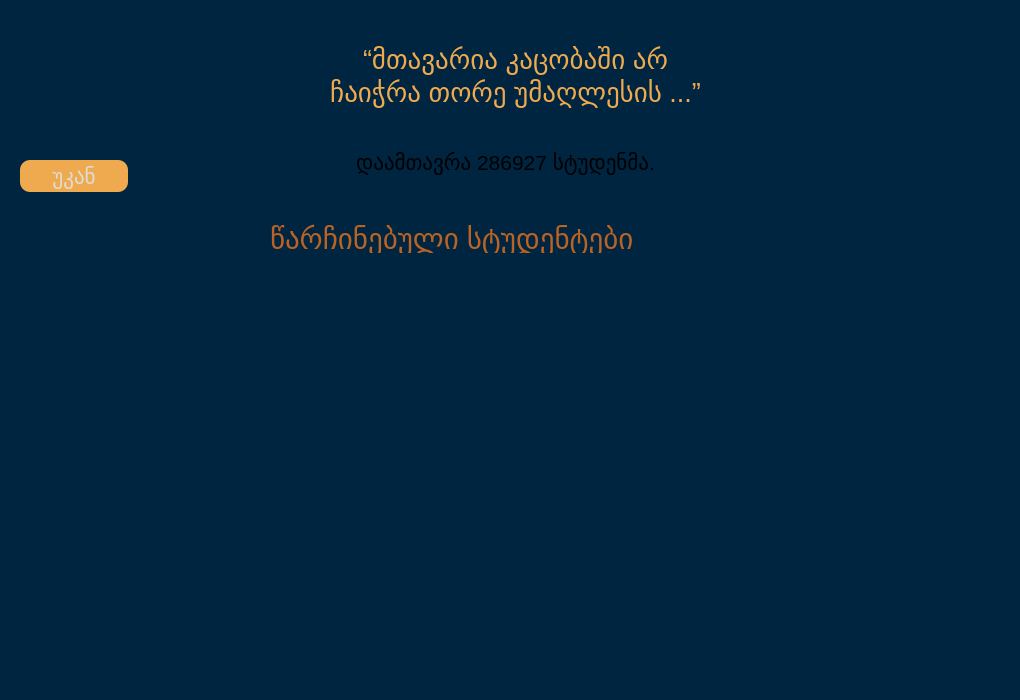
<?xml version="1.0" encoding="UTF-8"?>
<ui version="4.0">
 <class>graduate_window</class>
 <widget class="QDialog" name="graduate_window">
  <property name="geometry">
   <rect>
    <x>0</x>
    <y>0</y>
    <width>1020</width>
    <height>700</height>
   </rect>
  </property>
  <property name="maximumSize">
   <size>
    <width>1020</width>
    <height>700</height>
   </size>
  </property>
  <property name="windowTitle">
   <string>კურსდამთავრებულები</string>
  </property>
  <property name="windowIcon">
   <iconset>
    <normaloff>img/logo.png</normaloff>img/logo.png</iconset>
  </property>
  <property name="styleSheet">
   <string notr="true">background-color: rgb(0, 37, 64);</string>
  </property>
  <widget class="QLabel" name="label">
   <property name="geometry">
    <rect>
     <x>0</x>
     <y>0</y>
     <width>1020</width>
     <height>181</height>
    </rect>
   </property>
   <property name="text">
    <string>&lt;html&gt;&lt;head/&gt;&lt;body&gt;&lt;p&gt;&lt;img src=&quot;:/hah/graduated.png&quot;/&gt;&lt;/p&gt;&lt;/body&gt;&lt;/html&gt;</string>
   </property>
  </widget>
  <widget class="QLabel" name="label_2">
   <property name="geometry">
    <rect>
     <x>300</x>
     <y>30</y>
     <width>431</width>
     <height>91</height>
    </rect>
   </property>
   <property name="font">
    <font>
     <pointsize>20</pointsize>
    </font>
   </property>
   <property name="styleSheet">
    <string notr="true">color: rgb(239, 170, 79);
</string>
   </property>
   <property name="text">
    <string>“მთავარია კაცობაში არ
ჩაიჭრა თორე უმაღლესის ...”</string>
   </property>
   <property name="alignment">
    <set>Qt::AlignCenter</set>
   </property>
   <property name="indent">
    <number>0</number>
   </property>
  </widget>
  <widget class="QLabel" name="raodenoba_stud">
   <property name="geometry">
    <rect>
     <x>290</x>
     <y>147</y>
     <width>431</width>
     <height>31</height>
    </rect>
   </property>
   <property name="font">
    <font>
     <pointsize>16</pointsize>
    </font>
   </property>
   <property name="styleSheet">
    <string notr="true">background-color: none;
color: rgb(0, 0, 0);
</string>
   </property>
   <property name="text">
    <string>დაამთავრა 286927 სტუდენმა.</string>
   </property>
   <property name="alignment">
    <set>Qt::AlignCenter</set>
   </property>
   <property name="indent">
    <number>0</number>
   </property>
  </widget>
  <widget class="QLabel" name="label_4">
   <property name="geometry">
    <rect>
     <x>780</x>
     <y>50</y>
     <width>229</width>
     <height>344</height>
    </rect>
   </property>
   <property name="styleSheet">
    <string notr="true">background-color: none;</string>
   </property>
   <property name="text">
    <string>&lt;html&gt;&lt;head/&gt;&lt;body&gt;&lt;p&gt;&lt;img src=&quot;:/hah/hah.png&quot;/&gt;&lt;/p&gt;&lt;/body&gt;&lt;/html&gt;</string>
   </property>
  </widget>
  <widget class="QPushButton" name="back_btn">
   <property name="geometry">
    <rect>
     <x>20</x>
     <y>160</y>
     <width>108</width>
     <height>32</height>
    </rect>
   </property>
   <property name="font">
    <font>
     <pointsize>16</pointsize>
    </font>
   </property>
   <property name="cursor">
    <cursorShape>PointingHandCursor</cursorShape>
   </property>
   <property name="styleSheet">
    <string notr="true">color: rgb(223, 220, 214);
background-color: rgb(239, 170, 79);
border-radius:10px;
border-color: rgb(223, 220, 214);</string>
   </property>
   <property name="text">
    <string>უკან</string>
   </property>
  </widget>
  <widget class="QLabel" name="label_3">
   <property name="geometry">
    <rect>
     <x>240</x>
     <y>210</y>
     <width>541</width>
     <height>57</height>
    </rect>
   </property>
   <property name="text">
    <string>&lt;html&gt;&lt;head/&gt;&lt;body&gt;&lt;p&gt;&lt;img src=&quot;:/hah/Rectangle 4.png&quot;/&gt;&lt;/p&gt;&lt;/body&gt;&lt;/html&gt;</string>
   </property>
  </widget>
  <widget class="QLabel" name="label_5">
   <property name="geometry">
    <rect>
     <x>270</x>
     <y>224</y>
     <width>489</width>
     <height>29</height>
    </rect>
   </property>
   <property name="font">
    <font>
     <pointsize>22</pointsize>
    </font>
   </property>
   <property name="styleSheet">
    <string notr="true">background-color: none;
color: rgb(185, 99, 36);</string>
   </property>
   <property name="text">
    <string>წარჩინებული სტუდენტები</string>
   </property>
  </widget>
  <widget class="QLabel" name="label_6">
   <property name="geometry">
    <rect>
     <x>10</x>
     <y>290</y>
     <width>1001</width>
     <height>390</height>
    </rect>
   </property>
   <property name="text">
    <string>&lt;html&gt;&lt;head/&gt;&lt;body&gt;&lt;p&gt;&lt;img src=&quot;:/hah/gela.png&quot;/&gt;&lt;/p&gt;&lt;/body&gt;&lt;/html&gt;</string>
   </property>
  </widget>
 </widget>
 <resources>
  <include location="img/resorce1.qrc"/>
 </resources>
 <connections/>
</ui>
